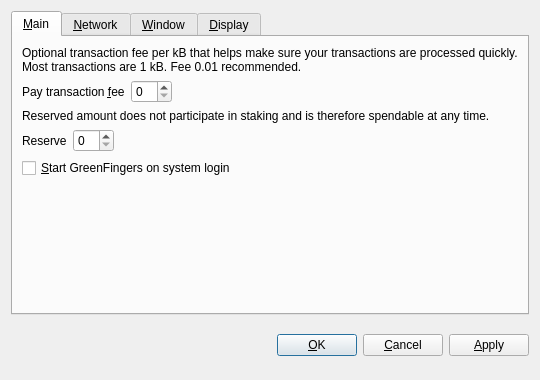
<?xml version="1.0" encoding="UTF-8"?>
<ui version="4.0">
 <class>OptionsDialog</class>
 <widget class="QDialog" name="OptionsDialog">
  <property name="geometry">
   <rect>
    <x>0</x>
    <y>0</y>
    <width>540</width>
    <height>380</height>
   </rect>
  </property>
  <property name="windowTitle">
   <string>Options</string>
  </property>
  <property name="modal">
   <bool>true</bool>
  </property>
  <layout class="QVBoxLayout" name="verticalLayout">
   <item>
    <widget class="QTabWidget" name="tabWidget">
     <property name="tabPosition">
      <enum>QTabWidget::North</enum>
     </property>
     <property name="currentIndex">
      <number>0</number>
     </property>
     <widget class="QWidget" name="tabMain">
      <attribute name="title">
       <string>&amp;Main</string>
      </attribute>
      <layout class="QVBoxLayout" name="verticalLayout_Main">
       <item>
        <widget class="QLabel" name="transactionFeeInfoLabel">
         <property name="text">
          <string>Optional transaction fee per kB that helps make sure your transactions are processed quickly. Most transactions are 1 kB. Fee 0.01 recommended.</string>
         </property>
         <property name="textFormat">
          <enum>Qt::PlainText</enum>
         </property>
         <property name="wordWrap">
          <bool>true</bool>
         </property>
        </widget>
       </item>
       <item>
        <layout class="QHBoxLayout" name="horizontalLayoutFee">
         <item>
          <widget class="QLabel" name="transactionFeeLabel">
           <property name="text">
            <string>Pay transaction &amp;fee</string>
           </property>
           <property name="textFormat">
            <enum>Qt::PlainText</enum>
           </property>
           <property name="buddy">
            <cstring>transactionFee</cstring>
           </property>
          </widget>
         </item>
         <item>
          <widget class="BitcoinAmountField" name="transactionFee"/>
         </item>
         <item>
          <spacer name="horizontalSpacerFee">
           <property name="orientation">
            <enum>Qt::Horizontal</enum>
           </property>
           <property name="sizeHint" stdset="0">
            <size>
             <width>40</width>
             <height>20</height>
            </size>
           </property>
          </spacer>
         </item>
        </layout>
       </item>
       <item>
        <widget class="QLabel" name="reserveBalanceInfoLabel">
         <property name="text">
          <string>Reserved amount does not participate in staking and is therefore spendable at any time.</string>
         </property>
         <property name="textFormat">
          <enum>Qt::PlainText</enum>
         </property>
         <property name="wordWrap">
          <bool>true</bool>
         </property>
        </widget>
       </item>
       <item>
        <layout class="QHBoxLayout" name="horizontalLayoutReserveBalance">
         <item>
          <widget class="QLabel" name="reserveBalanceLabel">
           <property name="text">
            <string>Reserve</string>
           </property>
           <property name="textFormat">
            <enum>Qt::PlainText</enum>
           </property>
           <property name="buddy">
            <cstring>reserveBalance</cstring>
           </property>
          </widget>
         </item>
         <item>
          <widget class="BitcoinAmountField" name="reserveBalance"/>
         </item>
         <item>
          <spacer name="horizontalSpacerReserveBalance">
           <property name="orientation">
            <enum>Qt::Horizontal</enum>
           </property>
           <property name="sizeHint" stdset="0">
            <size>
             <width>40</width>
             <height>20</height>
            </size>
           </property>
          </spacer>
         </item>
        </layout>
       </item>
       <item>
        <widget class="QCheckBox" name="bitcoinAtStartup">
         <property name="toolTip">
          <string>Automatically start GreenFingers after logging in to the system.</string>
         </property>
         <property name="text">
          <string>&amp;Start GreenFingers on system login</string>
         </property>
        </widget>
       </item>
       <item>
        <spacer name="verticalSpacer_Main">
         <property name="orientation">
          <enum>Qt::Vertical</enum>
         </property>
         <property name="sizeHint" stdset="0">
          <size>
           <width>20</width>
           <height>40</height>
          </size>
         </property>
        </spacer>
       </item>
      </layout>
     </widget>
     <widget class="QWidget" name="tabNetwork">
      <attribute name="title">
       <string>&amp;Network</string>
      </attribute>
      <layout class="QVBoxLayout" name="verticalLayout_Network">
       <item>
        <widget class="QCheckBox" name="mapPortUpnp">
         <property name="toolTip">
          <string>Automatically open the GreenFingers client port on the router. This only works when your router supports UPnP and it is enabled.</string>
         </property>
         <property name="text">
          <string>Map port using &amp;UPnP</string>
         </property>
        </widget>
       </item>
       <item>
        <widget class="QCheckBox" name="connectSocks">
         <property name="toolTip">
          <string>Connect to the GreenFingers network through a SOCKS proxy (e.g. when connecting through Tor).</string>
         </property>
         <property name="text">
          <string>&amp;Connect through SOCKS proxy:</string>
         </property>
        </widget>
       </item>
       <item>
        <layout class="QHBoxLayout" name="horizontalLayout_Network">
         <item>
          <widget class="QLabel" name="proxyIpLabel">
           <property name="text">
            <string>Proxy &amp;IP:</string>
           </property>
           <property name="textFormat">
            <enum>Qt::PlainText</enum>
           </property>
           <property name="buddy">
            <cstring>proxyIp</cstring>
           </property>
          </widget>
         </item>
         <item>
          <widget class="QValidatedLineEdit" name="proxyIp">
           <property name="maximumSize">
            <size>
             <width>140</width>
             <height>16777215</height>
            </size>
           </property>
           <property name="toolTip">
            <string>IP address of the proxy (e.g. 127.0.0.1)</string>
           </property>
          </widget>
         </item>
         <item>
          <widget class="QLabel" name="proxyPortLabel">
           <property name="text">
            <string>&amp;Port:</string>
           </property>
           <property name="textFormat">
            <enum>Qt::PlainText</enum>
           </property>
           <property name="buddy">
            <cstring>proxyPort</cstring>
           </property>
          </widget>
         </item>
         <item>
          <widget class="QLineEdit" name="proxyPort">
           <property name="maximumSize">
            <size>
             <width>55</width>
             <height>16777215</height>
            </size>
           </property>
           <property name="toolTip">
            <string>Port of the proxy (e.g. 9050)</string>
           </property>
          </widget>
         </item>
         <item>
          <widget class="QLabel" name="socksVersionLabel">
           <property name="text">
            <string>SOCKS &amp;Version:</string>
           </property>
           <property name="textFormat">
            <enum>Qt::PlainText</enum>
           </property>
           <property name="buddy">
            <cstring>socksVersion</cstring>
           </property>
          </widget>
         </item>
         <item>
          <widget class="QValueComboBox" name="socksVersion">
           <property name="toolTip">
            <string>SOCKS version of the proxy (e.g. 5)</string>
           </property>
          </widget>
         </item>
         <item>
          <spacer name="horizontalSpacer_Network">
           <property name="orientation">
            <enum>Qt::Horizontal</enum>
           </property>
           <property name="sizeHint" stdset="0">
            <size>
             <width>40</width>
             <height>20</height>
            </size>
           </property>
          </spacer>
         </item>
        </layout>
       </item>
       <item>
        <spacer name="verticalSpacer_Network">
         <property name="orientation">
          <enum>Qt::Vertical</enum>
         </property>
         <property name="sizeHint" stdset="0">
          <size>
           <width>20</width>
           <height>40</height>
          </size>
         </property>
        </spacer>
       </item>
      </layout>
     </widget>
     <widget class="QWidget" name="tabWindow">
      <attribute name="title">
       <string>&amp;Window</string>
      </attribute>
      <layout class="QVBoxLayout" name="verticalLayout_Window">
       <item>
        <widget class="QCheckBox" name="minimizeToTray">
         <property name="toolTip">
          <string>Show only a tray icon after minimizing the window.</string>
         </property>
         <property name="text">
          <string>&amp;Minimize to the tray instead of the taskbar</string>
         </property>
        </widget>
       </item>
       <item>
        <widget class="QCheckBox" name="minimizeOnClose">
         <property name="toolTip">
          <string>Minimize instead of exit the application when the window is closed. When this option is enabled, the application will be closed only after selecting Quit in the menu.</string>
         </property>
         <property name="text">
          <string>M&amp;inimize on close</string>
         </property>
        </widget>
       </item>
       <item>
        <spacer name="verticalSpacer_Window">
         <property name="orientation">
          <enum>Qt::Vertical</enum>
         </property>
         <property name="sizeHint" stdset="0">
          <size>
           <width>20</width>
           <height>40</height>
          </size>
         </property>
        </spacer>
       </item>
      </layout>
     </widget>
     <widget class="QWidget" name="tabDisplay">
      <attribute name="title">
       <string>&amp;Display</string>
      </attribute>
      <layout class="QVBoxLayout" name="verticalLayout_Display">
       <item>
        <layout class="QHBoxLayout" name="horizontalLayout_1_Display">
         <item>
          <widget class="QLabel" name="langLabel">
           <property name="text">
            <string>User Interface &amp;language:</string>
           </property>
           <property name="textFormat">
            <enum>Qt::PlainText</enum>
           </property>
           <property name="buddy">
            <cstring>lang</cstring>
           </property>
          </widget>
         </item>
         <item>
          <widget class="QValueComboBox" name="lang">
           <property name="toolTip">
            <string>The user interface language can be set here. This setting will take effect after restarting GreenFingers.</string>
           </property>
          </widget>
         </item>
        </layout>
       </item>
       <item>
        <layout class="QHBoxLayout" name="horizontalLayout_2_Display">
         <item>
          <widget class="QLabel" name="unitLabel">
           <property name="text">
            <string>&amp;Unit to show amounts in:</string>
           </property>
           <property name="textFormat">
            <enum>Qt::PlainText</enum>
           </property>
           <property name="buddy">
            <cstring>unit</cstring>
           </property>
          </widget>
         </item>
         <item>
          <widget class="QValueComboBox" name="unit">
           <property name="toolTip">
            <string>Choose the default subdivision unit to show in the interface and when sending coins.</string>
           </property>
          </widget>
         </item>
        </layout>
       </item>
       <item>
        <widget class="QCheckBox" name="displayAddresses">
         <property name="toolTip">
          <string>Whether to show GreenFingers addresses in the transaction list or not.</string>
         </property>
         <property name="text">
          <string>&amp;Display addresses in transaction list</string>
         </property>
        </widget>
       </item>
       <item>
        <widget class="QCheckBox" name="coinControlFeatures">
         <property name="toolTip">
          <string>Whether to show coin control features or not.</string>
         </property>
         <property name="text">
          <string>Display coin &amp;control features (experts only!)</string>
         </property>
        </widget>
       </item>
       <item>
        <spacer name="verticalSpacer_Display">
         <property name="orientation">
          <enum>Qt::Vertical</enum>
         </property>
         <property name="sizeHint" stdset="0">
          <size>
           <width>20</width>
           <height>40</height>
          </size>
         </property>
        </spacer>
       </item>
      </layout>
     </widget>
    </widget>
   </item>
   <item>
    <layout class="QHBoxLayout" name="horizontalLayout_Buttons">
     <item>
      <spacer name="horizontalSpacer_1">
       <property name="orientation">
        <enum>Qt::Horizontal</enum>
       </property>
       <property name="sizeHint" stdset="0">
        <size>
         <width>40</width>
         <height>48</height>
        </size>
       </property>
      </spacer>
     </item>
     <item>
      <widget class="QLabel" name="statusLabel">
       <property name="font">
        <font>
         <weight>75</weight>
         <bold>true</bold>
        </font>
       </property>
       <property name="text">
        <string/>
       </property>
       <property name="textFormat">
        <enum>Qt::PlainText</enum>
       </property>
       <property name="wordWrap">
        <bool>true</bool>
       </property>
      </widget>
     </item>
     <item>
      <spacer name="horizontalSpacer_2">
       <property name="orientation">
        <enum>Qt::Horizontal</enum>
       </property>
       <property name="sizeHint" stdset="0">
        <size>
         <width>40</width>
         <height>48</height>
        </size>
       </property>
      </spacer>
     </item>
     <item>
      <widget class="QPushButton" name="okButton">
       <property name="text">
        <string>&amp;OK</string>
       </property>
      </widget>
     </item>
     <item>
      <widget class="QPushButton" name="cancelButton">
       <property name="text">
        <string>&amp;Cancel</string>
       </property>
       <property name="autoDefault">
        <bool>false</bool>
       </property>
      </widget>
     </item>
     <item>
      <widget class="QPushButton" name="applyButton">
       <property name="text">
        <string>&amp;Apply</string>
       </property>
       <property name="autoDefault">
        <bool>false</bool>
       </property>
      </widget>
     </item>
    </layout>
   </item>
  </layout>
 </widget>
 <customwidgets>
  <customwidget>
   <class>BitcoinAmountField</class>
   <extends>QSpinBox</extends>
   <header>bitcoinamountfield.h</header>
  </customwidget>
  <customwidget>
   <class>QValueComboBox</class>
   <extends>QComboBox</extends>
   <header>qvaluecombobox.h</header>
  </customwidget>
  <customwidget>
   <class>QValidatedLineEdit</class>
   <extends>QLineEdit</extends>
   <header>qvalidatedlineedit.h</header>
  </customwidget>
 </customwidgets>
 <resources/>
 <connections/>
</ui>
